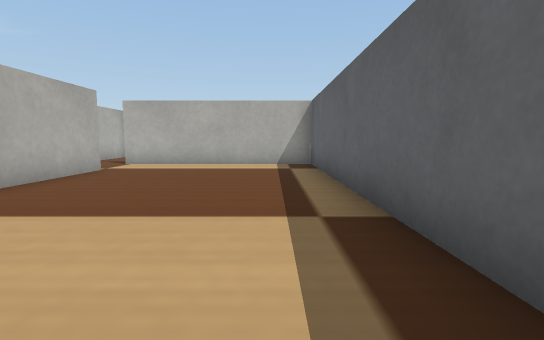
view 1 (above)

15 first-person views from a walk through a world built for the Webots simulator. The camera is 0.04 m above the floor, tilts 6° down and sees 85° across. The floor is counted in squares, 0.05 m on a side. Each view is taken from the middle of a square. On the plan, view 1 faces up. The plan holds only what a view shows up to about 10 squares ahead; the rest is blank. The robots in the file are not drawn. Webots' stock objects and surfaces are drawn as simple stand-ins.

view 2
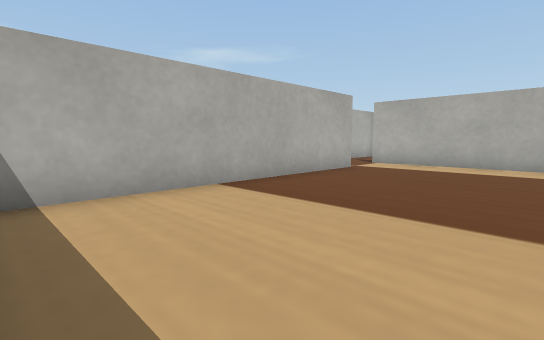

view 3
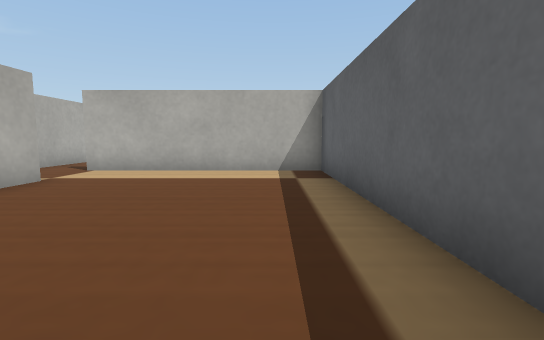

view 4
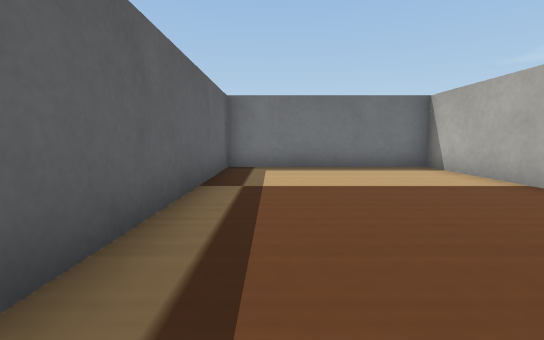

view 5
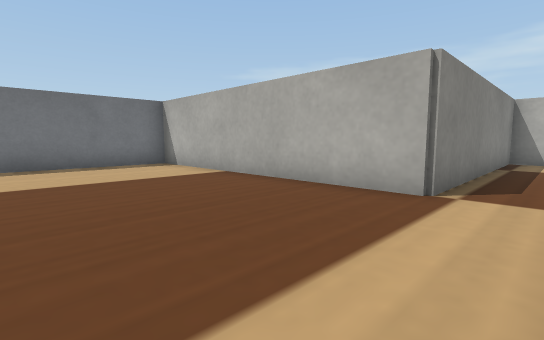

view 6
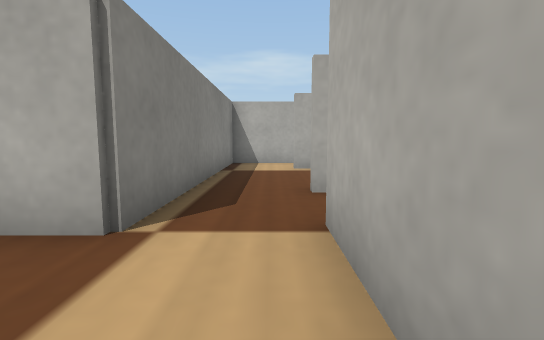

view 7
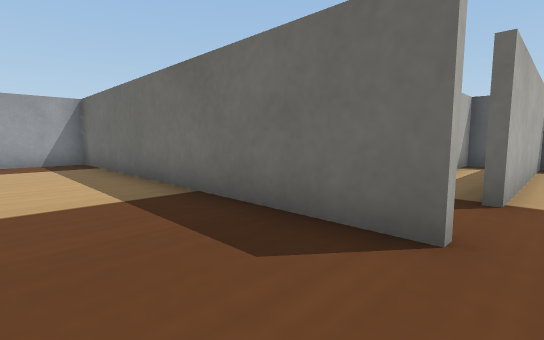

view 8
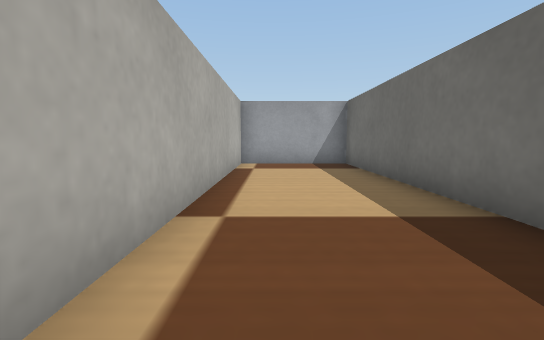

view 9
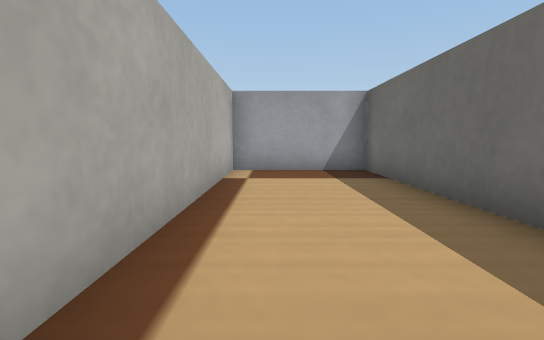

view 10
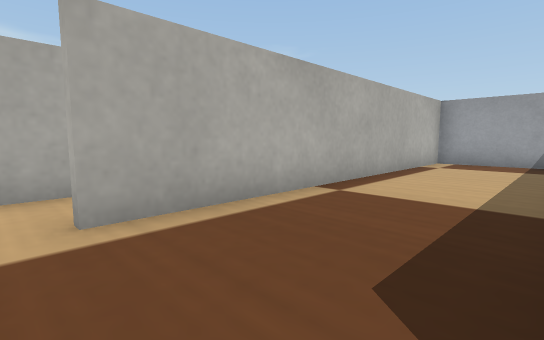

view 11
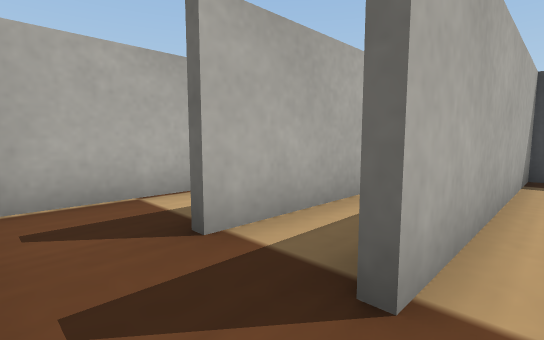

view 12
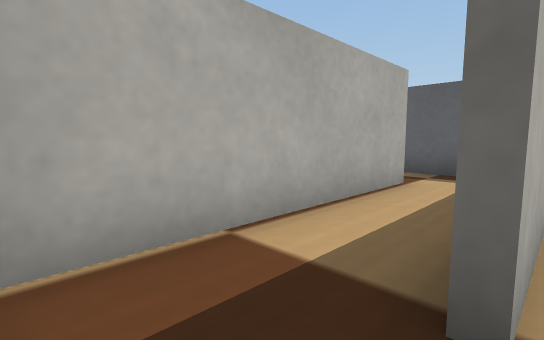

view 13
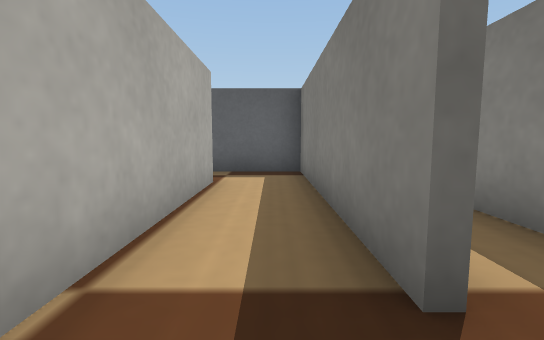

view 14
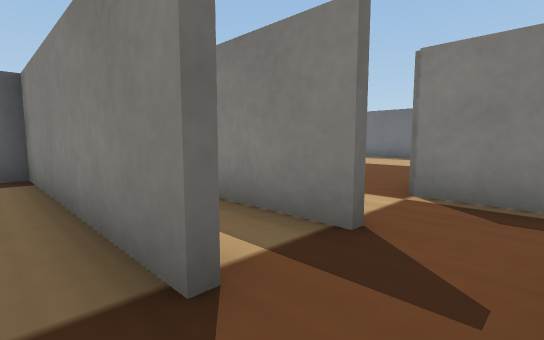

view 15
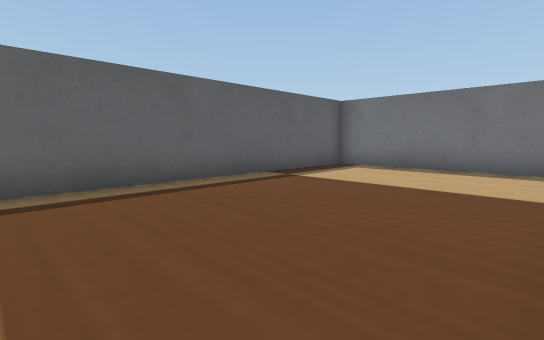

### Floor plan
Ten units are one square. View 1 is at (0, 0); x grows to the right and y downward. Boxes are objects, and circles mark ways between rooms. Rooms are numbered by the first view taken in them; rooms with no view inside come last. Other rooms are left out.
<svg viewBox="-105 -201 123 210">
<path fill="none" stroke="#000" d="M-44 -77 -44 4 13 4 13 -95 -47 -95M-66 -95 -66 -196 -100 -196 -100 -95M-96 -77 -66 -77M-66 -77 -44 -77M-47 -113 13 -113 13 -125M-64 -121 -64 -95M-4 -131 -60 -131"/>
<circle cx="-50" cy="-90" r="3" fill="#2a7"/>
<circle cx="-70" cy="-90" r="3" fill="#2a7"/>
<circle cx="-60" cy="-105" r="3" fill="#2a7"/>
<text x="-20" y="-50">1</text>
<text x="-80" y="-140">2</text>
<text x="-60" y="-90">3</text>
<text x="-40" y="-120">4</text>
</svg>
Room 1 opens to room 3. Room 2 opens to room 3. Room 3 opens to room 4.

Where each view was taken, in squares from view 1:
view 1: 0 up, 0 right, facing up
view 2: 0 up, 0 right, facing up-left
view 3: 2 up, 0 right, facing up
view 4: 8 up, 0 right, facing down
view 5: 9 up, 0 right, facing down-left
view 6: 9 up, 2 left, facing left
view 7: 9 up, 9 left, facing up-right
view 8: 10 up, 9 left, facing up
view 9: 12 up, 9 left, facing up
view 10: 9 up, 7 left, facing up-left
view 11: 9 up, 6 left, facing up-right
view 12: 11 up, 6 left, facing up-right
view 13: 12 up, 6 left, facing right
view 14: 12 up, 6 left, facing down-right
view 15: 8 up, 4 left, facing down-right
